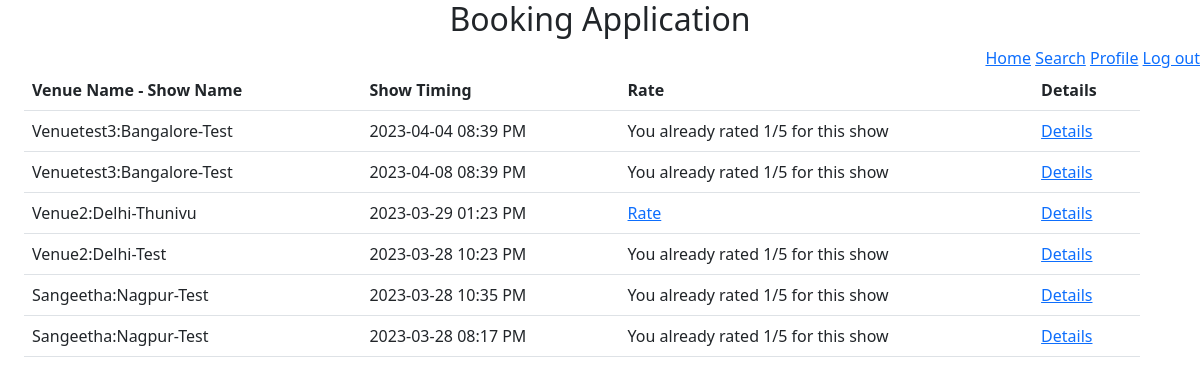
/user/bookings (signed in), run on the app's committed database.
### models/module.py (models this page shows)
class Venue(db.Model):
    venue_id = db.Column(db.Integer, autoincrement=True, primary_key=True)
    venue_name = db.Column(db.String(32), nullable=False)
    place = db.Column(db.String(32))
    location = db.Column(db.String(32), nullable=False)
    max_capacity = db.Column(db.Integer, nullable=False)
    fare2D = db.Column(db.Integer, nullable=False)
    fare3D = db.Column(db.Integer, nullable=False)
    venueShows = db.relationship("Show", backref="venues", secondary="show_venue")

class Show(db.Model):
    show_id = db.Column(db.Integer, autoincrement=True, primary_key=True)
    show_name = db.Column(db.String(64), unique=True, nullable=False)
    min_fare = db.Column(db.Integer, nullable=False)
    duration = db.Column(db.Integer, nullable=False)
    is3d = db.Column(db.Boolean, nullable=False)
    tags = db.relationship("Showtag", backref="shows")

### application/controllers/userBookings.py (the view)
@app.route("/user/bookings", methods={"GET", "POST"})
@login_required
def myBookings():
    userBooking = BookingDetails.query.filter_by(user_id=current_user.user_id).order_by(BookingDetails.booking_id.desc()).all()
    final = []
    for eachBooking in userBooking:
        currentShowVenue = ShowVenue.query.get(eachBooking.sv_id)
        currentShow = Show.query.get(currentShowVenue.show_id)
        currentVenue = Venue.query.get(currentShowVenue.venue_id)
        rate1 = Rating.query.filter_by(
            user_id=current_user.user_id, show_id=currentShow.show_id
        ).all()
        json = {}
        json["venue_name"] = currentVenue.venue_name
        json["location"] = currentVenue.location
        json["show_id"] = currentShow.show_id
        json["bookingID"] = eachBooking.booking_id  # having issue need a fix
        json["show_name"] = currentShow.show_name
        json["time"] = currentShowVenue.time.strftime("%Y-%m-%d %I:%M %p")
        json["showStatus"] = (
            "completed"
            if currentShowVenue.time + timedelta(minutes=currentShow.duration)
            <= datetime.now()
            else "notCompleted"
        )
        final.append(json)
        json["rated"] = rate1[0].rating if len(rate1) > 0 else "notRated"
    return render_template("user/allBooking.html", bookings=final)

### app.py (called while the page is built)
@login_manager.user_loader
def load_user(user_id):
    return Users.query.filter_by(user_id=user_id).first()

### templates/user/allBooking.html (shortened to what this page needs)
<!DOCTYPE html>
<html>
  <head>
  <header style="text-align: center">
    <h2>Booking Application</h2>
  </header>
    <link
      href="https://cdn.jsdelivr.net/npm/bootstrap@5.3.0-alpha1/dist/css/bootstrap.min.css"
      rel="stylesheet"
    />
    <link
      rel="stylesheet"
      href="https://cdnjs.cloudflare.com/ajax/libs/font-awesome/4.7.0/css/font-awesome.min.css"
    />
  </head>
  <body>
    <div style="text-align: right">
      <a href="/user/home">Home</a>
      <a href="/user/search">Search</a>
      <a href="/user/profile">Profile</a>
      <a href="/logout">Log out</a>
    </div>
    {% if bookings|length ==0 %}
    <h5 style="text-align: center;">You did not book any ticket yet. You booked ticket will be available here</h5>
    {%else%}
    <div style="margin-left: 1%" class="container">
      <table class="table">
        <tr>
          <th scope="col" class="text-capitalize">Venue name - Show Name</th>
          <th scope="col">Show Timing</th>
          <th scope="col">Rate</th>
          <th scope="col">Details</th>
        </tr>
        {%for each in bookings%}
        <tr>
          <td  class="text-capitalize">{{each.venue_name}}:{{each.location}}-{{each.show_name}}</td>
          <td>{{each.time}}</td>
          <td>
            {%if each.rated!='notRated'%}
            <label>You already rated {{each.rated}}/5 for this show</label>
            {%elif each.showStatus=='completed'%}
            <a href="/user/rate/{{each.show_id}}" name="rate"
              >Rate</a
            >
            {%else%}
            <label>You can rate for this show when it completed</label>
            {%endif%}
          </td>
          <td>
            <a href="/user/book/details/{{each.bookingID}}" name="details"
              >Details</a
            >
          </td>
        </tr>
        {%endfor%}
      </table>
    </div>
    {%endif%}
  </body>
</html>

### data on the page
Venue: venue_name "Venuetest3" "Venuetest3", location "Bangalore" "Bangalore"
Show: show_name "Test" "Test" "Test" "Test" "Test"
Venue: venue_name "Venue2" "Venue2", location "Delhi" "Delhi"
Show: show_name "Thunivu"
Venue: venue_name "Sangeetha" "Sangeetha", location "Nagpur" "Nagpur"

### other printed values
{{ each.time }} "2023-04-04 08:39 PM" "2023-04-08 08:39 PM" "2023-03-29 01:23 PM" "2023-03-28 10:23 PM" "2023-03-28 10:35 PM" "2023-03-28 08:17 PM"
{{ each.rated }} "1" "1" "1" "1" "1"
